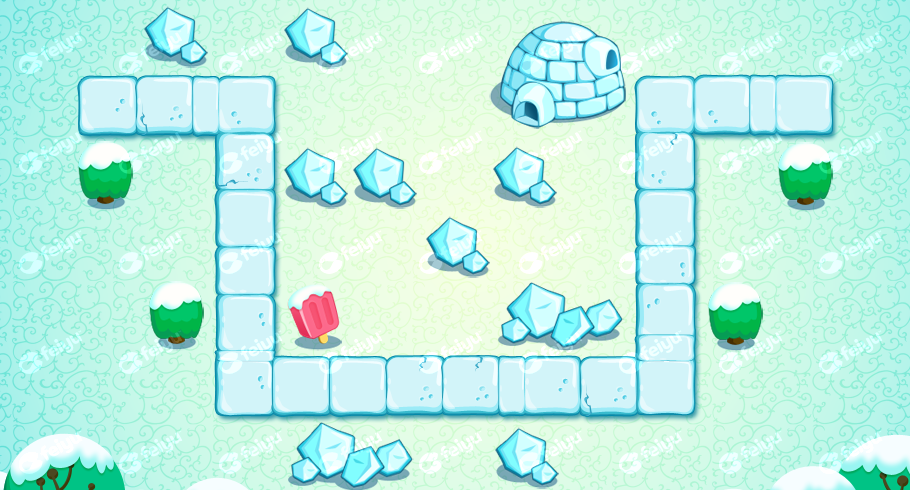

This is a level from a 2D game, rendered from its Tiled map with the project's own tilesets. A one-line summary and the map file follow, with tile-layer data summarised:
An orthogonal 13x7 tile map with 70x70 px tiles, 1 tile layer (bg) and 29 objects (7x S2, 4x S1, 2x L3, S3, B1).

<map version="1.0" orientation="orthogonal" renderorder="left-down" width="13" height="7" tilewidth="70" tileheight="70" nextobjectid="44">
 <tileset firstgid="1" name="1" tilewidth="70" tileheight="70" tilecount="91">
  <image source="1.png" width="910" height="490" />
 </tileset>
 <layer name="bg" width="13" height="7">
  <data>[91 cells, 91 non-empty, 91 distinct tile ids]</data>
 </layer>
 <objectgroup name="road" visible="0">
  <object id="2" x="70" y="140" />
  <object id="3" x="210" y="140" />
  <object id="4" x="210" y="420" />
  <object id="5" x="630" y="420" />
  <object id="6" x="630" y="140" />
  <object id="7" x="770" y="140" />
 </objectgroup>
 <objectgroup name="start_end" visible="0">
  <object id="27" x="70" y="140" />
  <object id="28" x="770" y="140" />
 </objectgroup>
 <objectgroup name="small">
  <object id="9" name="S1" x="70" y="210" />
  <object id="10" name="S1" x="140" y="350" />
  <object id="11" name="S1" x="700" y="350" />
  <object id="12" name="S1" x="770" y="210" />
  <object id="13" name="S2" x="140" y="70" />
  <object id="14" name="S2" x="280" y="70" />
  <object id="15" name="S2" x="280" y="210" />
  <object id="16" name="S2" x="350" y="210" />
  <object id="17" name="S2" x="420" y="280" />
  <object id="18" name="S2" x="490" y="210" />
  <object id="19" name="S2" x="490" y="490" />
  <object id="20" name="S3" x="280" y="350" />
 </objectgroup>
 <objectgroup name="little">
  <object id="21" name="L3" x="560" y="350" />
  <object id="22" name="L3" x="350" y="490" />
 </objectgroup>
 <objectgroup name="big">
  <object id="25" name="B1" x="560" y="70" />
 </objectgroup>
 <objectgroup name="invalid">
  <object id="29" x="0" y="490" />
  <object id="30" x="70" y="490" />
  <object id="31" x="210" y="490" />
  <object id="32" x="140" y="490" />
  <object id="33" x="770" y="490" />
  <object id="34" x="840" y="490" />
 </objectgroup>
</map>